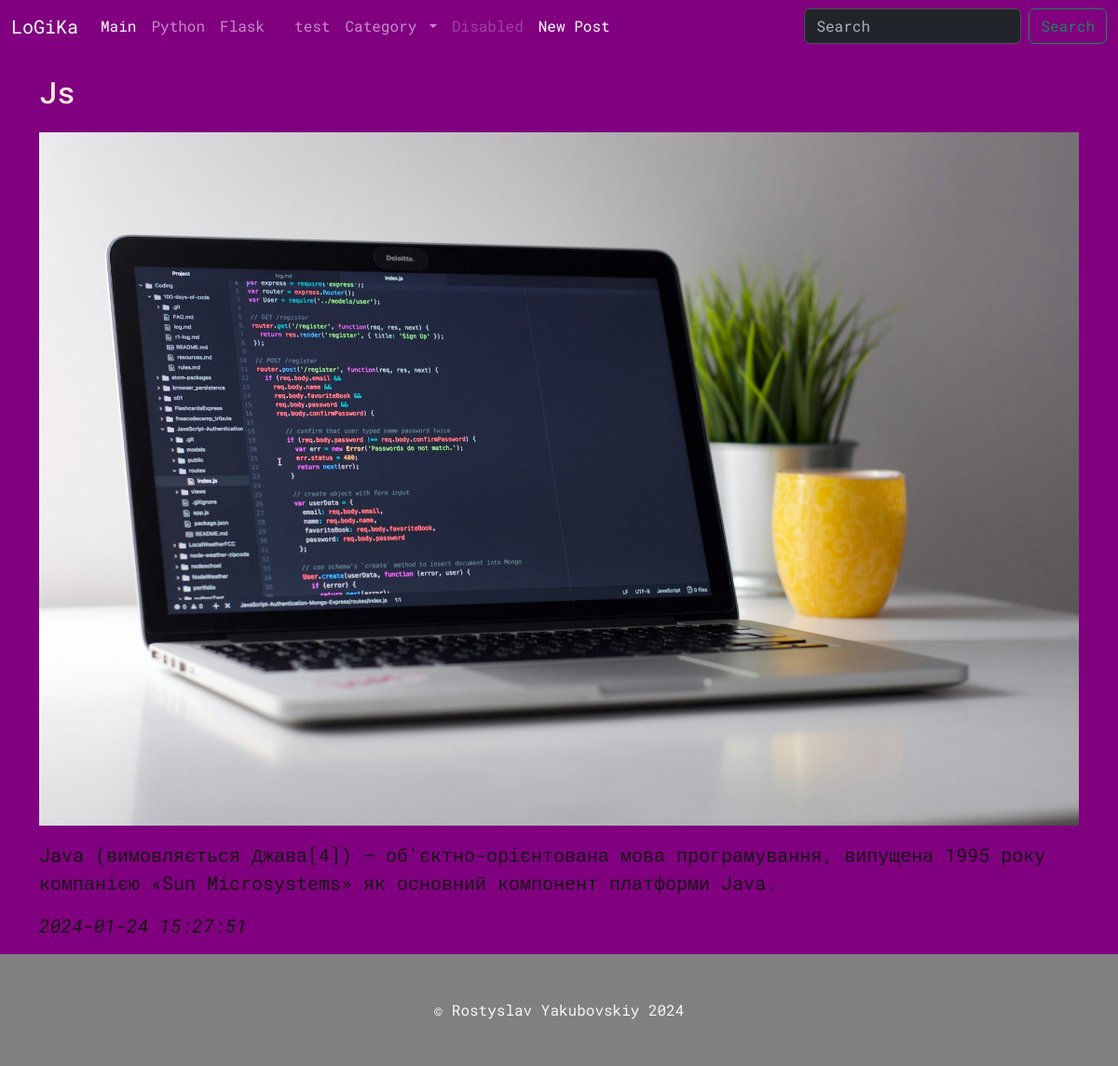
Screenshot of /post/3 with the database file from the repository.
### tables this page shows
CREATE TABLE "categories" (
	"id"	INTEGER,
	"title"	TEXT NOT NULL,
	PRIMARY KEY("id" AUTOINCREMENT)
);

CREATE TABLE "posts" (
	"id"	INTEGER,
	"category_id"	INTEGER,
	"title"	TEXT NOT NULL,
	"text"	TEXT,
	"image"	TEXT,
	"created"	TEXT DEFAULT CURRENT_TIMESTAMP,
	FOREIGN KEY("category_id") REFERENCES "categories"("id"),
	PRIMARY KEY("id" AUTOINCREMENT)
);

### app.py (the view)
@app.route("/post/<post_id>")
def post(post_id):
    categories = db.get_all_categories()
    post = db.get_post(int(post_id))
    return render_template("post.html",categories=categories,post=post)

### sql_queries.py (called while the page is built)
    def open(self):
        self.conn = sqlite3.connect(self.dbname) # підключаємося до бази данних
        self.cursor = self.conn.cursor()#створюємо курсор

    def close(self):
        self.cursor.close()
        self.conn.close()# закриваємо все в кінці коду

    def get_all_categories(self):
        self.open()
        self.cursor.execute("SELECT * FROM categories")
        data = self.cursor.fetchall()
        self.close()
        return data

    def get_post(self,post_id):
        self.open()
        self.cursor.execute("SELECT * FROM posts WHERE id=(?)",[post_id])
        data = self.cursor.fetchone()
        self.close()
        return data

### templates/post.html
{% extends 'base.html' %}
{% block content %}
    <div class="container">
    <h2 class ="my-4 text_center">{{post[2]}}</h2>
    <img src="{{ url_for('static', filename='img/'+post[4]) }}"  class="img-fluid" alt="...">
    <p class="my-3">{{post[3] | safe}}</p>
    <p><i>{{post[5]}}</i></p>
</div>
{% endblock content %}

### templates/menu.html (shortened to what this page needs)
<nav class="navbar navbar-expand-lg " data-bs-theme="dark" style="background-color:purple">
    <div class="container-fluid">
      <a class="navbar-brand" href="#">LoGiKa</a>
      <div class="collapse navbar-collapse" id="navbarSupportedContent">
        <ul class="navbar-nav me-auto mb-2 mb-lg-0">
          <li class="nav-item">
            <a class="nav-link active" aria-current="page" href="{{ url_for('index') }}">Main</a>
          </li>
          {% for category in categories %}
          <li class="nav-item">
            <a class="nav-link" href="{{ url_for('posts_by_category', category_id=category[0]) }}">{{category[1]}}</a>
          </li>
          {% endfor %}
          <li class="nav-item dropdown">
            <a class="nav-link dropdown-toggle" href="#" role="button" data-bs-toggle="dropdown" aria-expanded="false">
              Category
            </a>
          </li>
          <li class="nav-item">
            <a class="nav-link disabled" aria-disabled="true">Disabled</a>
          </li>
          <li class="nav-item">
            <a class="nav-link active" aria-current="page" href="{{ url_for('newpost') }}">New Post</a>
          </li>
        </ul>
        <form class="d-flex" role="search">
          <input class="form-control me-2" type="search" placeholder="Search" aria-label="Search">
          <button class="btn btn-outline-success" type="submit">Search</button>
        </form>
      </div>
    </div>
  </nav>

### static/style.css (style rules this page uses)
p { color:rgb(23, 20, 20); font-size: 20px; }
body { background: purple; color: antiquewhite; font-family: "Roboto Mono", monospace; }

### rows the page displays
categories: title "Python"
categories: title "Flask"
categories: title "test"
posts: title "Js", image (picture), text "Java (вимовляється Джава[4]) — об'єктно-орієнтована мова програмування, випущена 1995 року компанією «Sun Microsystems» як основний компонент платформи Java.", created "2024-01-24 15:27:51"
